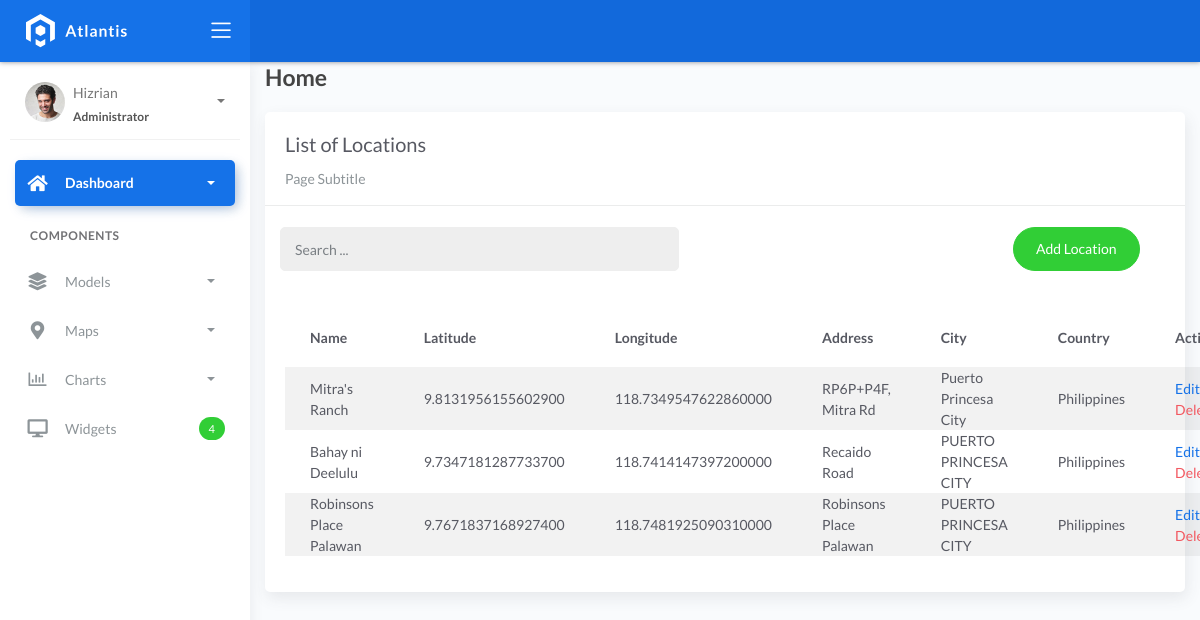
Screenshot of /location_list with the database file from the repository.
### fire/models.py (models this page shows, shortened)
class BaseModel(models.Model):
    created_at = models.DateTimeField(auto_now_add=True, db_index=True)
    updated_at = models.DateTimeField(auto_now=True)
    class Meta:
        abstract = True

class Locations(BaseModel):
    name = models.CharField(max_length=150)
    latitude = models.DecimalField(
        max_digits=22, decimal_places=16, null=True, blank=True)
    longitude = models.DecimalField(
        max_digits=22, decimal_places=16, null=True, blank=True)
    address = models.CharField(max_length=150)
    city = models.CharField(max_length=150)  # can be in separate table
    country = models.CharField(max_length=150)  # can be in separate table

### fire/views.py (the view)
# urls.py: path('location_list', LocationsList.as_view(), name='location-list'),
class LocationsList(ListView):
    model = Locations
    context_object_name = 'locations'
    template_name = 'location_list.html'
    paginate_by = 5
    def get_queryset(self, *args, **kwargs):
        qs = super(LocationsList, self).get_queryset(*args, **kwargs)
        if self.request.GET.get("q") != None:
            query = self.request.GET.get('q')
            qs = qs.filter(Q(name__icontains=query) |
                        Q(description__icontains=query))
        return qs

### templates/location_list.html (shortened to what this page needs)
{% extends 'base.html' %} {% load static %} {% block content %}
<div class="content">
    <div class="container-fluid">
        <h4 class="page-title">Home</h4>
        <div class="row">
            <div class="col-md-12">
                <div class="card">
                    <div class="card-header">
                        <div class="card-title">List of Locations</div>
                        <div class="card-category">Page Subtitle</div>
                    </div>
                    <br />
                        <div class="col-md-12 row">
                            <div class="col-md-6">
                                <form class="navbar-left navbar-form nav-search mr-md-3" action=" { % url 'location-list % } ">
                                    <div class="input-group">
                                        <input type="text" placeholder="Search ..." class="form-control" name="q" />
                                        <div class="input-group-append">
                                        <span class="input-group-text">
                                        </span>
                                    </div>
                                </div>
                            </form>
                        </div>
                        <div class="col-md-6">
                            <div class="pull-right">
                                <a href="{% url 'location-add' %}" class="btn btn-success btn-rounded">Add
                                Location</a>
                            </div>
                        </div>
                    </div>
                    <div class="card-body">
                        <table class="table table-striped mt-3">
                            <thead>
                                <tr>
                                    <th scope="col">Name</th>
                                    <th scope="col">Latitude</th>
                                    <th scope="col">Longitude</th>
                                    <th scope="col">Address</th>
                                    <th scope="col">City</th>
                                    <th scope="col">Country</th>
                                    <th scope="col">Action</th>
                                </tr>
                            </thead>
                            <tbody>
                                {% for object in object_list %}
                                <tr>
                                    <td>{{ object.name }}</td>
                                    <td>{{ object.latitude }}</td>
                                    <td>{{ object.longitude }}</td>
                                    <td>{{ object.address }}</td>
                                    <td>{{ object.city }}</td>
                                    <td>{{ object.country }}</td>
                                    <td>
                                        <a href="location_list/{{ object.id }}">Edit</a>
                                        <a href="location_list/{{ object.id }}/delete" class="text-danger">Delete</a>
                                    </td>
                                    </tr>
                                {% endfor %}
                            </tbody>
                        </table>
                    </div>
                </div>
            </div>
        </div>
    </div>
</div>
{% endblock %}

### rows the page displays
Locations: name "Mitra's Ranch", latitude "9.8131956155602900", longitude "118.7349547622860000", address "RP6P+P4F, Mitra Rd", city "Puerto Princesa City", country "Philippines"
Locations: name "Bahay ni Deelulu", latitude "9.7347181287733700", longitude "118.7414147397200000", address "Recaido Road", city "PUERTO PRINCESA CITY", country "Philippines"
Locations: name "Robinsons Place Palawan", latitude "9.7671837168927400", longitude "118.7481925090310000", address "Robinsons Place Palawan", city "PUERTO PRINCESA CITY", country "Philippines"
